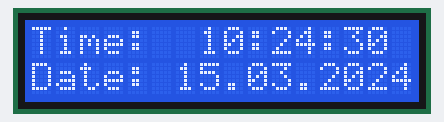
This sketch was run on a simulated Arduino Uno, built with avr-gcc and run on an emulated ATmega328P. Shown: 16×2 character LCD. The local clock reads 2024-03-15 10:24:30 at power-on unless the sketch sets it.

Above: at 0.1 s.
At 4.3 s:
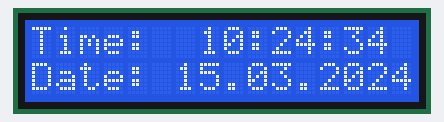
At 9.5 s:
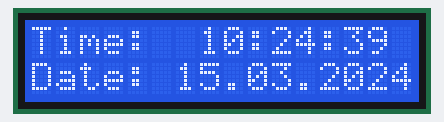
At 18.8 s:
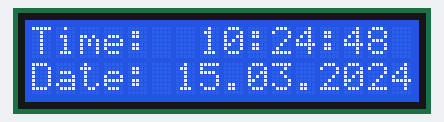
At 28.1 s:
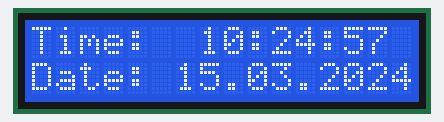
At 38.4 s:
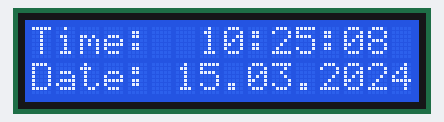

The sketch:

433_rep_lcd.ino
```cpp
/*
  Simple example for receiving

  https://github.com/sui77/rc-switch/
*/


#include <DS3231.h>
#include <LiquidCrystal_I2C.h>

LiquidCrystal_I2C lcd(0x27, 2, 1, 0, 4, 5, 6, 7, 3, POSITIVE);  // Set the LCD I2C address
DS3231  rtc(SDA, SCL);


void setup() {
  lcd.begin(16, 2);

}

void loop() {
 lcd.setCursor(0,0);
 lcd.print("Time:  ");
 lcd.print(rtc.getTimeStr());

 lcd.setCursor(0,1);
 lcd.print("Date: ");
 lcd.print(rtc.getDateStr());
 delay(1000);

}
```

Measured:
- what the display in image 1 shows lasts 1.1 s, from 4.2 s to 5.3 s
